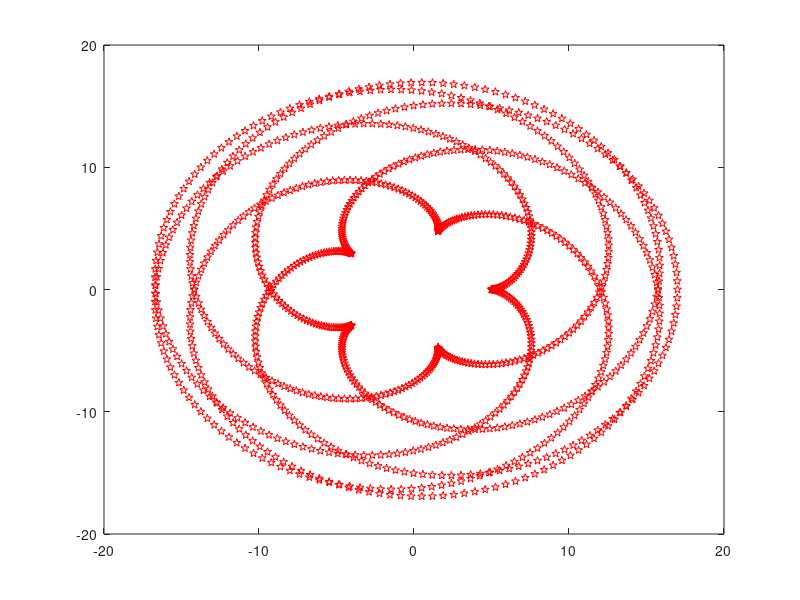

MATLAB code to generate this figure:
%% Basic script to plot a simple spirograph behaviour

myfig = figure()
points = 0:0.01*pi:12*pi;

plot( 0, 0, 'w');
%% This would generate an empty plot

axis([-20 20 -20 20]);

hold on

for i = 1:length(points);
  t = points(i);
  x = 11*cos(t) - 6*cos(11*t/6);
  y = 11*sin(t) - 6*sin(11*t/6);
  plot(x, y, 'rp');
  pause(0.01);
end

%% The function pause waits 0.01 after each point is drawn

saveas(myfig, './plot/spirograph.png')
